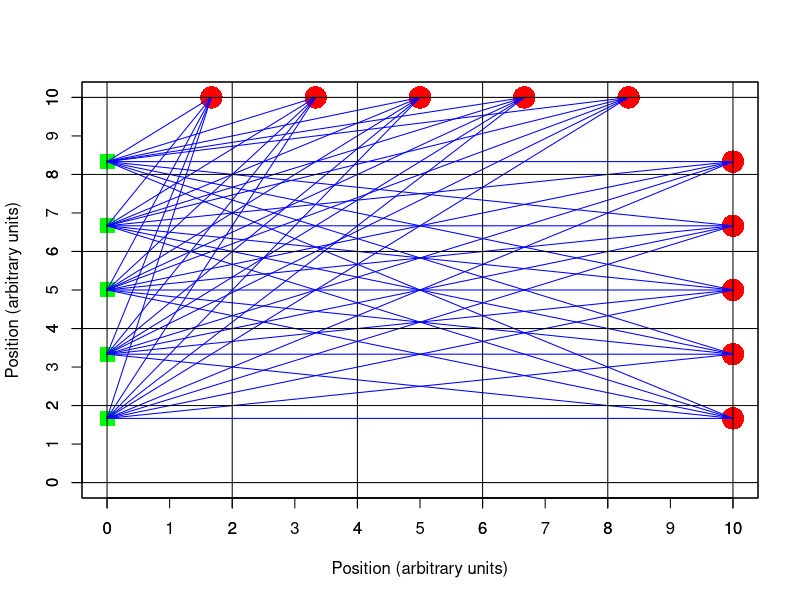

R code for this plot:
## R script for Tomography
# by Fasil Tesema, November 28 2013, Dessie/Kombolcha, Ethiopia.
# Phd student at Bahir Dar University, Bahir Dar, Ethiopia
rm(list=(ls()))# clear all the variables
#setwd("C:/Users/Fasilo/Desktop/MATLAB and R_programs/")
nx=10;ny=10# grids in x and y direction (2D)
dx=1;dy=1# step of the grid
x=seq(0,nx,by=dx);y=seq(0,ny,by=dy) #nx=length(x)-1#ny=length(y)-1
xmin=min(x);xmax=max(x);ymin=min(y);ymax=max(y)
rangex=xmax-xmin;rangey=ymax-ymin
side1=5 #number of receivers on side 1 at the surface of the ground
Rxy1=matrix(c(t((xmin+(1:side1)*rangex)/(side1+1)),ymax*(t(rep(1,side1)))),nrow=side1,ncol=2)
side2=5 #number of receivers on side 2 (borehole 2)
Rxy2=matrix(c(xmax*(rep(1,side2)),t((ymin+(1:side2)*rangey)/(side2+1))),nrow=side2,ncol=2)
Rxy=rbind(Rxy1,Rxy2)
side3=5 #number of transmitters on side 3 (borehole 1)
Txy=matrix(c(xmin*(t(rep(1,side3))),t((ymin+(1:side3)*rangey)/(side3+1))),nrow=side3,ncol=2)
##########################################################################
# Graphics
plot(c(Txy[,1],Rxy[,1]),c(Txy[,2],Rxy[,2]),xlab="Position (arbitrary units)",
ylab="Position (arbitrary units)",ylim=c(0,10),pch=NA)
points(Txy[,1],Txy[,2],pch=15,col="green",cex=2)
points(Rxy[,1],Rxy[,2],pch=16,col="red",cex=3)
axis(1,at=0:10)
axis(2,at=0:10)
for (i in 1:length(Txy[,1])){for (j in 1:length(Rxy[,1])){
lines(c(Txy[i,1],Rxy[j,1]),c(Txy[i,2],Rxy[j,2]),type="l",col="blue")
}}
grid(lwd=1,lty="solid",col="black")
box(col="black",lwd=1)
